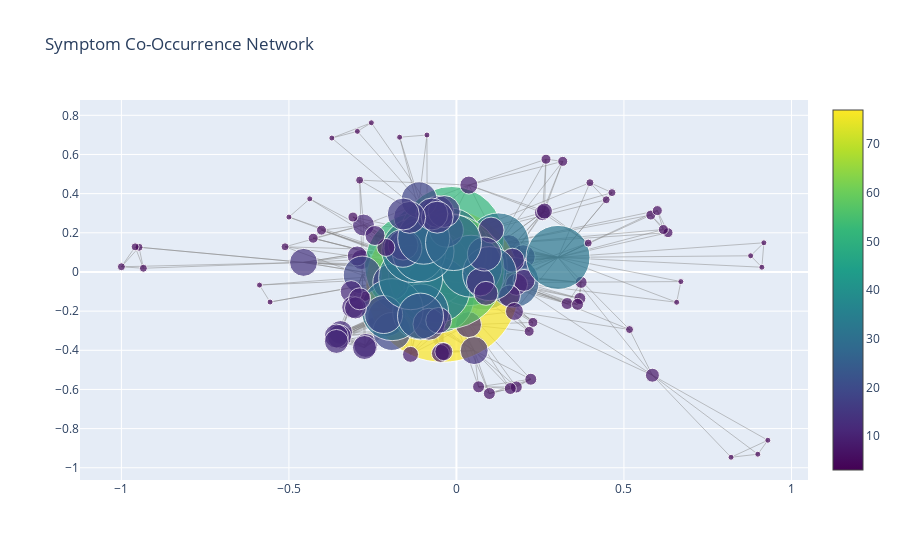

The cell this chart's notebook holds for it:
### Code cell
# Plot network with Plotly
import networkx as nx
G = nx.from_pandas_edgelist(edges_df, "symptom1", "symptom2", ["weight"])
pos = nx.spring_layout(G, seed=42)

edge_x, edge_y = [], []
for e in G.edges():
    x0, y0 = pos[e[0]]
    x1, y1 = pos[e[1]]
    edge_x.extend([x0, x1, None])
    edge_y.extend([y0, y1, None])

node_x, node_y = zip(*[pos[k] for k in G.nodes()])
node_connections = [len(list(G.neighbors(n))) for n in G.nodes()]

edge_trace = dict(type='scatter',
                  x=edge_x, y=edge_y,
                  line=dict(width=0.5, color='#888'),
                  hoverinfo='none',
                  mode='lines')

node_trace = dict(type='scatter',
                  x=node_x, y=node_y,
                  mode='markers',
                  marker=dict(size=[v*2 for v in node_connections],
                              color=node_connections,
                              colorscale='Viridis',
                              showscale=True),
                  text=list(G.nodes()))

import plotly.graph_objects as go
fig_net = go.Figure(data=[edge_trace, node_trace],
                    layout=go.Layout(showlegend=False,
                                     title="Symptom Co-Occurrence Network",
                                     hovermode="closest"))
fig_net.show()

### Figure 1 — Plotly figure (JSON) as saved in the notebook; plotly's stock layout.template omitted (floating-point values rounded to 4 significant figures; data arrays with more than 128 entries replaced by an {"elided": "..."} marker saying what was removed)
{"data": [{"hoverinfo": "none", "line": {"color": "#888", "width": 0.5}, "mode": "lines", "type": "scatter", "x": {"elided": "2832 float values"}, "y": {"elided": "2832 float values"}}, {"marker": {"color": {"elided": "131 int values"}, "colorscale": [[0, "#440154"], [0.1111, "#482878"], [0.2222, "#3e4989"], [0.3333, "#31688e"], [0.4444, "#26828e"], [0.5556, "#1f9e89"], [0.6667, "#35b779"], [0.7778, "#6ece58"], [0.8889, "#b5de2b"], [1, "#fde725"]], "showscale": true, "size": {"elided": "131 int values"}}, "mode": "markers", "text": {"elided": "131 str values"}, "type": "scatter", "x": {"elided": "131 float values"}, "y": {"elided": "131 float values"}}], "layout": {"hovermode": "closest", "showlegend": false, "title": {"text": "Symptom Co-Occurrence Network"}}}
